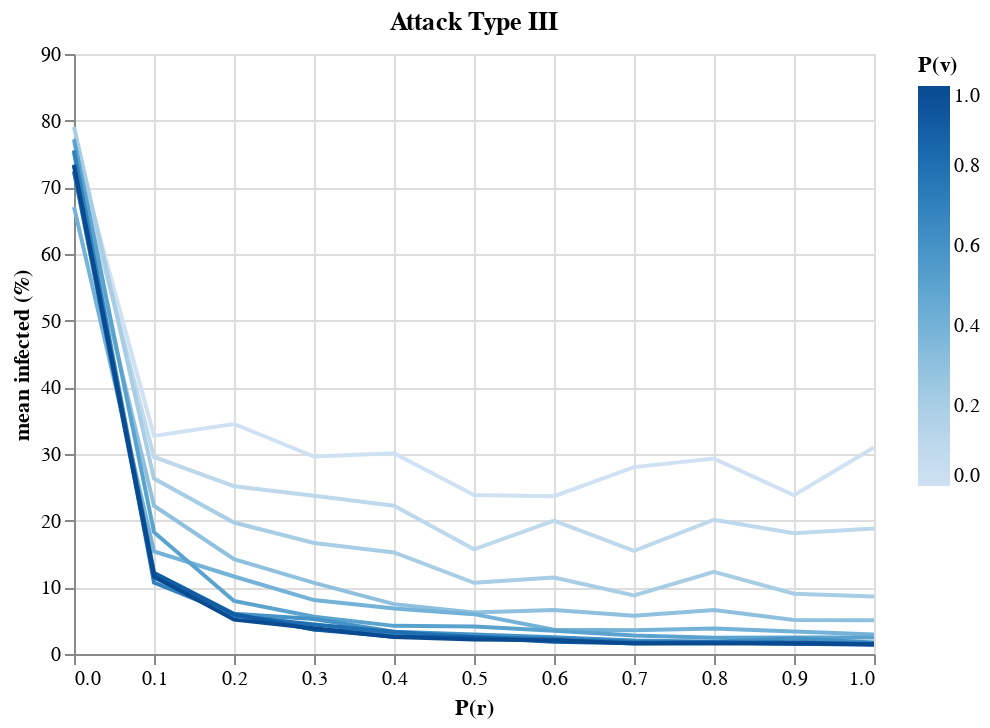

The code cell stored with this chart in its notebook:
### Code cell
c

### Figure 1 — Vega-Lite specification as saved in the notebook (floating-point values rounded to 4 significant figures)
{"config": {"view": {"continuousWidth": 400, "continuousHeight": 300}}, "data": {"name": "data-245ead30ae1f4e26a8f83766c2e477bc"}, "mark": "line", "encoding": {"color": {"type": "quantitative", "field": "vaccination_prob", "title": "P(v)"}, "x": {"type": "quantitative", "field": "prebunking_prob", "title": "P(r)"}, "y": {"type": "quantitative", "field": "mean_infected", "scale": {"domain": [0, 90]}, "title": "mean infected (%)"}}, "title": "Attack Type III", "$schema": "https://vega.github.io/schema/vega-lite/v4.8.1.json", "datasets": {"data-245ead30ae1f4e26a8f83766c2e477bc": [{"prebunking_prob": 0.0, "vaccination_prob": 0.0, "attack_kind": 2, "mean_susceptible": 22.23, "mean_infected": 76.77, "mean_resistant": 1.0, "mean_infected_prop": 0.7677}, {"prebunking_prob": 0.0, "vaccination_prob": 0.1, "attack_kind": 2, "mean_susceptible": 23.44, "mean_infected": 75.56, "mean_resistant": 1.0, "mean_infected_prop": 0.7556}, {"prebunking_prob": 0.0, "vaccination_prob": 0.2, "attack_kind": 2, "mean_susceptible": 19.96, "mean_infected": 79.04, "mean_resistant": 1.0, "mean_infected_prop": 0.7904}, {"prebunking_prob": 0.0, "vaccination_prob": 0.3, "attack_kind": 2, "mean_susceptible": 26.83, "mean_infected": 72.17, "mean_resistant": 1.0, "mean_infected_prop": 0.7217}, {"prebunking_prob": 0.0, "vaccination_prob": 0.4, "attack_kind": 2, "mean_susceptible": 31.95, "mean_infected": 67.05, "mean_resistant": 1.0, "mean_infected_prop": 0.6705}, {"prebunking_prob": 0.0, "vaccination_prob": 0.5, "attack_kind": 2, "mean_susceptible": 21.79, "mean_infected": 77.21, "mean_resistant": 1.0, "mean_infected_prop": 0.7721}, {"prebunking_prob": 0.0, "vaccination_prob": 0.6, "attack_kind": 2, "mean_susceptible": 23.73, "mean_infected": 75.27, "mean_resistant": 1.0, "mean_infected_prop": 0.7527}, {"prebunking_prob": 0.0, "vaccination_prob": 0.7, "attack_kind": 2, "mean_susceptible": 23.47, "mean_infected": 75.53, "mean_resistant": 1.0, "mean_infected_prop": 0.7553}, {"prebunking_prob": 0.0, "vaccination_prob": 0.8, "attack_kind": 2, "mean_susceptible": 26.58, "mean_infected": 72.42, "mean_resistant": 1.0, "mean_infected_prop": 0.7242}, {"prebunking_prob": 0.0, "vaccination_prob": 0.9, "attack_kind": 2, "mean_susceptible": 25.61, "mean_infected": 73.39, "mean_resistant": 1.0, "mean_infected_prop": 0.7339}, {"prebunking_prob": 0.0, "vaccination_prob": 1.0, "attack_kind": 2, "mean_susceptible": 25.79, "mean_infected": 73.21, "mean_resistant": 1.0, "mean_infected_prop": 0.7321}, {"prebunking_prob": 0.1, "vaccination_prob": 0.0, "attack_kind": 2, "mean_susceptible": 16.2, "mean_infected": 32.72, "mean_resistant": 51.08, "mean_infected_prop": 0.3272}, {"prebunking_prob": 0.1, "vaccination_prob": 0.1, "attack_kind": 2, "mean_susceptible": 11.81, "mean_infected": 29.55, "mean_resistant": 58.64, "mean_infected_prop": 0.2955}, {"prebunking_prob": 0.1, "vaccination_prob": 0.2, "attack_kind": 2, "mean_susceptible": 7.91, "mean_infected": 26.31, "mean_resistant": 65.78, "mean_infected_prop": 0.2631}, {"prebunking_prob": 0.1, "vaccination_prob": 0.3, "attack_kind": 2, "mean_susceptible": 3.89, "mean_infected": 22.24, "mean_resistant": 73.87, "mean_infected_prop": 0.2224}, {"prebunking_prob": 0.1, "vaccination_prob": 0.4, "attack_kind": 2, "mean_susceptible": 4.02, "mean_infected": 15.38, "mean_resistant": 80.6, "mean_infected_prop": 0.1538}, {"prebunking_prob": 0.1, "vaccination_prob": 0.5, "attack_kind": 2, "mean_susceptible": 1.11, "mean_infected": 18.27, "mean_resistant": 80.62, "mean_infected_prop": 0.1827}, {"prebunking_prob": 0.1, "vaccination_prob": 0.6, "attack_kind": 2, "mean_susceptible": 0.4, "mean_infected": 12.17, "mean_resistant": 87.43, "mean_infected_prop": 0.1217}, {"prebunking_prob": 0.1, "vaccination_prob": 0.7, "attack_kind": 2, "mean_susceptible": 0.08, "mean_infected": 10.71, "mean_resistant": 89.21, "mean_infected_prop": 0.1071}, {"prebunking_prob": 0.1, "vaccination_prob": 0.8, "attack_kind": 2, "mean_susceptible": 0.03, "mean_infected": 11.51, "mean_resistant": 88.46, "mean_infected_prop": 0.1151}, {"prebunking_prob": 0.1, "vaccination_prob": 0.9, "attack_kind": 2, "mean_susceptible": 0.0, "mean_infected": 12.13, "mean_resistant": 87.87, "mean_infected_prop": 0.1213}, {"prebunking_prob": 0.1, "vaccination_prob": 1.0, "attack_kind": 2, "mean_susceptible": 0.0, "mean_infected": 11.64, "mean_resistant": 88.36, "mean_infected_prop": 0.1164}, {"prebunking_prob": 0.2, "vaccination_prob": 0.0, "attack_kind": 2, "mean_susceptible": 15.95, "mean_infected": 34.5, "mean_resistant": 49.55, "mean_infected_prop": 0.345}, {"prebunking_prob": 0.2, "vaccination_prob": 0.1, "attack_kind": 2, "mean_susceptible": 14.94, "mean_infected": 25.17, "mean_resistant": 59.89, "mean_infected_prop": 0.2517}, {"prebunking_prob": 0.2, "vaccination_prob": 0.2, "attack_kind": 2, "mean_susceptible": 10.32, "mean_infected": 19.72, "mean_resistant": 69.96, "mean_infected_prop": 0.1972}, {"prebunking_prob": 0.2, "vaccination_prob": 0.3, "attack_kind": 2, "mean_susceptible": 6.09, "mean_infected": 14.24, "mean_resistant": 79.67, "mean_infected_prop": 0.1424}, {"prebunking_prob": 0.2, "vaccination_prob": 0.4, "attack_kind": 2, "mean_susceptible": 2.91, "mean_infected": 11.63, "mean_resistant": 85.46, "mean_infected_prop": 0.1163}, {"prebunking_prob": 0.2, "vaccination_prob": 0.5, "attack_kind": 2, "mean_susceptible": 1.65, "mean_infected": 7.95, "mean_resistant": 90.4, "mean_infected_prop": 0.0795}, {"prebunking_prob": 0.2, "vaccination_prob": 0.6, "attack_kind": 2, "mean_susceptible": 0.43, "mean_infected": 6.02, "mean_resistant": 93.55, "mean_infected_prop": 0.0602}, {"prebunking_prob": 0.2, "vaccination_prob": 0.7, "attack_kind": 2, "mean_susceptible": 0.09, "mean_infected": 5.89, "mean_resistant": 94.02, "mean_infected_prop": 0.0589}, {"prebunking_prob": 0.2, "vaccination_prob": 0.8, "attack_kind": 2, "mean_susceptible": 0.01, "mean_infected": 5.73, "mean_resistant": 94.26, "mean_infected_prop": 0.0573}, {"prebunking_prob": 0.2, "vaccination_prob": 0.9, "attack_kind": 2, "mean_susceptible": 0.0, "mean_infected": 5.97, "mean_resistant": 94.03, "mean_infected_prop": 0.0597}, {"prebunking_prob": 0.2, "vaccination_prob": 1.0, "attack_kind": 2, "mean_susceptible": 0.0, "mean_infected": 5.15, "mean_resistant": 94.85, "mean_infected_prop": 0.0515}, {"prebunking_prob": 0.3, "vaccination_prob": 0.0, "attack_kind": 2, "mean_susceptible": 20.96, "mean_infected": 29.62, "mean_resistant": 49.42, "mean_infected_prop": 0.2962}, {"prebunking_prob": 0.3, "vaccination_prob": 0.1, "attack_kind": 2, "mean_susceptible": 15.24, "mean_infected": 23.75, "mean_resistant": 61.01, "mean_infected_prop": 0.2375}, {"prebunking_prob": 0.3, "vaccination_prob": 0.2, "attack_kind": 2, "mean_susceptible": 11.12, "mean_infected": 16.65, "mean_resistant": 72.23, "mean_infected_prop": 0.1665}, {"prebunking_prob": 0.3, "vaccination_prob": 0.3, "attack_kind": 2, "mean_susceptible": 6.61, "mean_infected": 10.67, "mean_resistant": 82.72, "mean_infected_prop": 0.1067}, {"prebunking_prob": 0.3, "vaccination_prob": 0.4, "attack_kind": 2, "mean_susceptible": 3.39, "mean_infected": 8.09, "mean_resistant": 88.52, "mean_infected_prop": 0.0809}, {"prebunking_prob": 0.3, "vaccination_prob": 0.5, "attack_kind": 2, "mean_susceptible": 1.55, "mean_infected": 5.58, "mean_resistant": 92.87, "mean_infected_prop": 0.0558}, {"prebunking_prob": 0.3, "vaccination_prob": 0.6, "attack_kind": 2, "mean_susceptible": 0.47, "mean_infected": 5.24, "mean_resistant": 94.29, "mean_infected_prop": 0.0524}, {"prebunking_prob": 0.3, "vaccination_prob": 0.7, "attack_kind": 2, "mean_susceptible": 0.09, "mean_infected": 3.67, "mean_resistant": 96.24, "mean_infected_prop": 0.0367}, {"prebunking_prob": 0.3, "vaccination_prob": 0.8, "attack_kind": 2, "mean_susceptible": 0.01, "mean_infected": 4.41, "mean_resistant": 95.58, "mean_infected_prop": 0.0441}, {"prebunking_prob": 0.3, "vaccination_prob": 0.9, "attack_kind": 2, "mean_susceptible": 0.0, "mean_infected": 3.68, "mean_resistant": 96.32, "mean_infected_prop": 0.0368}, {"prebunking_prob": 0.3, "vaccination_prob": 1.0, "attack_kind": 2, "mean_susceptible": 0.0, "mean_infected": 3.86, "mean_resistant": 96.14, "mean_infected_prop": 0.0386}, {"prebunking_prob": 0.4, "vaccination_prob": 0.0, "attack_kind": 2, "mean_susceptible": 18.99, "mean_infected": 30.12, "mean_resistant": 50.89, "mean_infected_prop": 0.3012}, {"prebunking_prob": 0.4, "vaccination_prob": 0.1, "attack_kind": 2, "mean_susceptible": 13.85, "mean_infected": 22.25, "mean_resistant": 63.9, "mean_infected_prop": 0.2225}, {"prebunking_prob": 0.4, "vaccination_prob": 0.2, "attack_kind": 2, "mean_susceptible": 12.57, "mean_infected": 15.23, "mean_resistant": 72.2, "mean_infected_prop": 0.1523}, {"prebunking_prob": 0.4, "vaccination_prob": 0.3, "attack_kind": 2, "mean_susceptible": 7.52, "mean_infected": 7.48, "mean_resistant": 85.0, "mean_infected_prop": 0.0748}, {"prebunking_prob": 0.4, "vaccination_prob": 0.4, "attack_kind": 2, "mean_susceptible": 2.6, "mean_infected": 6.84, "mean_resistant": 90.56, "mean_infected_prop": 0.0684}, {"prebunking_prob": 0.4, "vaccination_prob": 0.5, "attack_kind": 2, "mean_susceptible": 1.54, "mean_infected": 4.22, "mean_resistant": 94.24, "mean_infected_prop": 0.0422}, {"prebunking_prob": 0.4, "vaccination_prob": 0.6, "attack_kind": 2, "mean_susceptible": 0.33, "mean_infected": 3.34, "mean_resistant": 96.33, "mean_infected_prop": 0.0334}, {"prebunking_prob": 0.4, "vaccination_prob": 0.7, "attack_kind": 2, "mean_susceptible": 0.09, "mean_infected": 3.16, "mean_resistant": 96.75, "mean_infected_prop": 0.0316}, {"prebunking_prob": 0.4, "vaccination_prob": 0.8, "attack_kind": 2, "mean_susceptible": 0.0, "mean_infected": 3.3, "mean_resistant": 96.7, "mean_infected_prop": 0.033}, {"prebunking_prob": 0.4, "vaccination_prob": 0.9, "attack_kind": 2, "mean_susceptible": 0.0, "mean_infected": 2.59, "mean_resistant": 97.41, "mean_infected_prop": 0.0259}, {"prebunking_prob": 0.4, "vaccination_prob": 1.0, "attack_kind": 2, "mean_susceptible": 0.0, "mean_infected": 2.54, "mean_resistant": 97.46, "mean_infected_prop": 0.0254}, {"prebunking_prob": 0.5, "vaccination_prob": 0.0, "attack_kind": 2, "mean_susceptible": 23.41, "mean_infected": 23.84, "mean_resistant": 52.75, "mean_infected_prop": 0.2384}, {"prebunking_prob": 0.5, "vaccination_prob": 0.1, "attack_kind": 2, "mean_susceptible": 20.49, "mean_infected": 15.7, "mean_resistant": 63.81, "mean_infected_prop": 0.157}, {"prebunking_prob": 0.5, "vaccination_prob": 0.2, "attack_kind": 2, "mean_susceptible": 14.81, "mean_infected": 10.68, "mean_resistant": 74.51, "mean_infected_prop": 0.1068}, {"prebunking_prob": 0.5, "vaccination_prob": 0.3, "attack_kind": 2, "mean_susceptible": 8.7, "mean_infected": 6.22, "mean_resistant": 85.08, "mean_infected_prop": 0.0622}, {"prebunking_prob": 0.5, "vaccination_prob": 0.4, "attack_kind": 2, "mean_susceptible": 3.17, "mean_infected": 5.98, "mean_resistant": 90.85, "mean_infected_prop": 0.0598}, {"prebunking_prob": 0.5, "vaccination_prob": 0.5, "attack_kind": 2, "mean_susceptible": 1.4, "mean_infected": 4.12, "mean_resistant": 94.48, "mean_infected_prop": 0.0412}, {"prebunking_prob": 0.5, "vaccination_prob": 0.6, "attack_kind": 2, "mean_susceptible": 0.48, "mean_infected": 2.92, "mean_resistant": 96.6, "mean_infected_prop": 0.0292}, {"prebunking_prob": 0.5, "vaccination_prob": 0.7, "attack_kind": 2, "mean_susceptible": 0.1, "mean_infected": 2.53, "mean_resistant": 97.37, "mean_infected_prop": 0.0253}, {"prebunking_prob": 0.5, "vaccination_prob": 0.8, "attack_kind": 2, "mean_susceptible": 0.01, "mean_infected": 2.54, "mean_resistant": 97.45, "mean_infected_prop": 0.0254}, {"prebunking_prob": 0.5, "vaccination_prob": 0.9, "attack_kind": 2, "mean_susceptible": 0.0, "mean_infected": 2.46, "mean_resistant": 97.54, "mean_infected_prop": 0.0246}, {"prebunking_prob": 0.5, "vaccination_prob": 1.0, "attack_kind": 2, "mean_susceptible": 0.0, "mean_infected": 2.19, "mean_resistant": 97.81, "mean_infected_prop": 0.0219}, {"prebunking_prob": 0.6, "vaccination_prob": 0.0, "attack_kind": 2, "mean_susceptible": 26.22, "mean_infected": 23.68, "mean_resistant": 50.1, "mean_infected_prop": 0.2368}, {"prebunking_prob": 0.6, "vaccination_prob": 0.1, "attack_kind": 2, "mean_susceptible": 15.54, "mean_infected": 20.0, "mean_resistant": 64.46, "mean_infected_prop": 0.2}, {"prebunking_prob": 0.6, "vaccination_prob": 0.2, "attack_kind": 2, "mean_susceptible": 13.73, "mean_infected": 11.48, "mean_resistant": 74.79, "mean_infected_prop": 0.1148}, {"prebunking_prob": 0.6, "vaccination_prob": 0.3, "attack_kind": 2, "mean_susceptible": 8.85, "mean_infected": 6.6, "mean_resistant": 84.55, "mean_infected_prop": 0.066}, {"prebunking_prob": 0.6, "vaccination_prob": 0.4, "attack_kind": 2, "mean_susceptible": 3.67, "mean_infected": 3.63, "mean_resistant": 92.7, "mean_infected_prop": 0.0363}, {"prebunking_prob": 0.6, "vaccination_prob": 0.5, "attack_kind": 2, "mean_susceptible": 1.35, "mean_infected": 3.48, "mean_resistant": 95.17, "mean_infected_prop": 0.0348}, {"prebunking_prob": 0.6, "vaccination_prob": 0.6, "attack_kind": 2, "mean_susceptible": 0.81, "mean_infected": 2.51, "mean_resistant": 96.68, "mean_infected_prop": 0.0251}, {"prebunking_prob": 0.6, "vaccination_prob": 0.7, "attack_kind": 2, "mean_susceptible": 0.15, "mean_infected": 2.29, "mean_resistant": 97.56, "mean_infected_prop": 0.0229}, {"prebunking_prob": 0.6, "vaccination_prob": 0.8, "attack_kind": 2, "mean_susceptible": 0.04, "mean_infected": 2.15, "mean_resistant": 97.81, "mean_infected_prop": 0.0215}, {"prebunking_prob": 0.6, "vaccination_prob": 0.9, "attack_kind": 2, "mean_susceptible": 0.0, "mean_infected": 1.84, "mean_resistant": 98.16, "mean_infected_prop": 0.0184}, {"prebunking_prob": 0.6, "vaccination_prob": 1.0, "attack_kind": 2, "mean_susceptible": 0.0, "mean_infected": 2.08, "mean_resistant": 97.92, "mean_infected_prop": 0.0208}, {"prebunking_prob": 0.7, "vaccination_prob": 0.0, "attack_kind": 2, "mean_susceptible": 22.94, "mean_infected": 28.03, "mean_resistant": 49.03, "mean_infected_prop": 0.2803}, {"prebunking_prob": 0.7, "vaccination_prob": 0.1, "attack_kind": 2, "mean_susceptible": 20.05, "mean_infected": 15.48, "mean_resistant": 64.47, "mean_infected_prop": 0.1548}, {"prebunking_prob": 0.7, "vaccination_prob": 0.2, "attack_kind": 2, "mean_susceptible": 13.53, "mean_infected": 8.8, "mean_resistant": 77.67, "mean_infected_prop": 0.088}, {"prebunking_prob": 0.7, "vaccination_prob": 0.3, "attack_kind": 2, "mean_susceptible": 8.37, "mean_infected": 5.74, "mean_resistant": 85.89, "mean_infected_prop": 0.0574}, {"prebunking_prob": 0.7, "vaccination_prob": 0.4, "attack_kind": 2, "mean_susceptible": 4.08, "mean_infected": 3.58, "mean_resistant": 92.34, "mean_infected_prop": 0.0358}, {"prebunking_prob": 0.7, "vaccination_prob": 0.5, "attack_kind": 2, "mean_susceptible": 1.52, "mean_infected": 2.79, "mean_resistant": 95.69, "mean_infected_prop": 0.0279}, {"prebunking_prob": 0.7, "vaccination_prob": 0.6, "attack_kind": 2, "mean_susceptible": 0.48, "mean_infected": 2.01, "mean_resistant": 97.51, "mean_infected_prop": 0.0201}, {"prebunking_prob": 0.7, "vaccination_prob": 0.7, "attack_kind": 2, "mean_susceptible": 0.11, "mean_infected": 1.83, "mean_resistant": 98.06, "mean_infected_prop": 0.0183}, {"prebunking_prob": 0.7, "vaccination_prob": 0.8, "attack_kind": 2, "mean_susceptible": 0.02, "mean_infected": 1.7, "mean_resistant": 98.28, "mean_infected_prop": 0.017}, {"prebunking_prob": 0.7, "vaccination_prob": 0.9, "attack_kind": 2, "mean_susceptible": 0.0, "mean_infected": 1.63, "mean_resistant": 98.37, "mean_infected_prop": 0.0163}, {"prebunking_prob": 0.7, "vaccination_prob": 1.0, "attack_kind": 2, "mean_susceptible": 0.0, "mean_infected": 1.58, "mean_resistant": 98.42, "mean_infected_prop": 0.0158}, {"prebunking_prob": 0.8, "vaccination_prob": 0.0, "attack_kind": 2, "mean_susceptible": 20.13, "mean_infected": 29.31, "mean_resistant": 50.56, "mean_infected_prop": 0.2931}, {"prebunking_prob": 0.8, "vaccination_prob": 0.1, "attack_kind": 2, "mean_susceptible": 18.07, "mean_infected": 20.14, "mean_resistant": 61.79, "mean_infected_prop": 0.2014}, {"prebunking_prob": 0.8, "vaccination_prob": 0.2, "attack_kind": 2, "mean_susceptible": 12.75, "mean_infected": 12.33, "mean_resistant": 74.92, "mean_infected_prop": 0.1233}, {"prebunking_prob": 0.8, "vaccination_prob": 0.3, "attack_kind": 2, "mean_susceptible": 7.91, "mean_infected": 6.59, "mean_resistant": 85.5, "mean_infected_prop": 0.0659}, {"prebunking_prob": 0.8, "vaccination_prob": 0.4, "attack_kind": 2, "mean_susceptible": 3.52, "mean_infected": 3.81, "mean_resistant": 92.67, "mean_infected_prop": 0.0381}, {"prebunking_prob": 0.8, "vaccination_prob": 0.5, "attack_kind": 2, "mean_susceptible": 1.56, "mean_infected": 2.45, "mean_resistant": 95.99, "mean_infected_prop": 0.0245}, {"prebunking_prob": 0.8, "vaccination_prob": 0.6, "attack_kind": 2, "mean_susceptible": 0.69, "mean_infected": 1.83, "mean_resistant": 97.48, "mean_infected_prop": 0.0183}, {"prebunking_prob": 0.8, "vaccination_prob": 0.7, "attack_kind": 2, "mean_susceptible": 0.1, "mean_infected": 1.71, "mean_resistant": 98.19, "mean_infected_prop": 0.0171}, {"prebunking_prob": 0.8, "vaccination_prob": 0.8, "attack_kind": 2, "mean_susceptible": 0.0, "mean_infected": 1.78, "mean_resistant": 98.22, "mean_infected_prop": 0.0178}, {"prebunking_prob": 0.8, "vaccination_prob": 0.9, "attack_kind": 2, "mean_susceptible": 0.0, "mean_infected": 1.68, "mean_resistant": 98.32, "mean_infected_prop": 0.0168}, {"prebunking_prob": 0.8, "vaccination_prob": 1.0, "attack_kind": 2, "mean_susceptible": 0.0, "mean_infected": 1.58, "mean_resistant": 98.42, "mean_infected_prop": 0.0158}, {"prebunking_prob": 0.9, "vaccination_prob": 0.0, "attack_kind": 2, "mean_susceptible": 27.01, "mean_infected": 23.81, "mean_resistant": 49.18, "mean_infected_prop": 0.2381}, {"prebunking_prob": 0.9, "vaccination_prob": 0.1, "attack_kind": 2, "mean_susceptible": 19.06, "mean_infected": 18.11, "mean_resistant": 62.83, "mean_infected_prop": 0.1811}, {"prebunking_prob": 0.9, "vaccination_prob": 0.2, "attack_kind": 2, "mean_susceptible": 14.06, "mean_infected": 9.05, "mean_resistant": 76.89, "mean_infected_prop": 0.0905}, {"prebunking_prob": 0.9, "vaccination_prob": 0.3, "attack_kind": 2, "mean_susceptible": 8.18, "mean_infected": 5.11, "mean_resistant": 86.71, "mean_infected_prop": 0.0511}, {"prebunking_prob": 0.9, "vaccination_prob": 0.4, "attack_kind": 2, "mean_susceptible": 3.83, "mean_infected": 3.37, "mean_resistant": 92.8, "mean_infected_prop": 0.0337}, {"prebunking_prob": 0.9, "vaccination_prob": 0.5, "attack_kind": 2, "mean_susceptible": 1.14, "mean_infected": 2.49, "mean_resistant": 96.37, "mean_infected_prop": 0.0249}, {"prebunking_prob": 0.9, "vaccination_prob": 0.6, "attack_kind": 2, "mean_susceptible": 0.4, "mean_infected": 2.31, "mean_resistant": 97.29, "mean_infected_prop": 0.0231}, {"prebunking_prob": 0.9, "vaccination_prob": 0.7, "attack_kind": 2, "mean_susceptible": 0.05, "mean_infected": 1.54, "mean_resistant": 98.41, "mean_infected_prop": 0.0154}, {"prebunking_prob": 0.9, "vaccination_prob": 0.8, "attack_kind": 2, "mean_susceptible": 0.01, "mean_infected": 1.52, "mean_resistant": 98.47, "mean_infected_prop": 0.0152}, {"prebunking_prob": 0.9, "vaccination_prob": 0.9, "attack_kind": 2, "mean_susceptible": 0.0, "mean_infected": 1.71, "mean_resistant": 98.29, "mean_infected_prop": 0.0171}, {"prebunking_prob": 0.9, "vaccination_prob": 1.0, "attack_kind": 2, "mean_susceptible": 0.0, "mean_infected": 1.59, "mean_resistant": 98.41, "mean_infected_prop": 0.0159}, {"prebunking_prob": 1.0, "vaccination_prob": 0.0, "attack_kind": 2, "mean_susceptible": 18.58, "mean_infected": 30.98, "mean_resistant": 50.44, "mean_infected_prop": 0.3098}, {"prebunking_prob": 1.0, "vaccination_prob": 0.1, "attack_kind": 2, "mean_susceptible": 18.36, "mean_infected": 18.83, "mean_resistant": 62.81, "mean_infected_prop": 0.1883}, {"prebunking_prob": 1.0, "vaccination_prob": 0.2, "attack_kind": 2, "mean_susceptible": 12.91, "mean_infected": 8.63, "mean_resistant": 78.46, "mean_infected_prop": 0.0863}, {"prebunking_prob": 1.0, "vaccination_prob": 0.3, "attack_kind": 2, "mean_susceptible": 8.96, "mean_infected": 5.07, "mean_resistant": 85.97, "mean_infected_prop": 0.0507}, {"prebunking_prob": 1.0, "vaccination_prob": 0.4, "attack_kind": 2, "mean_susceptible": 4.04, "mean_infected": 2.94, "mean_resistant": 93.02, "mean_infected_prop": 0.0294}, {"prebunking_prob": 1.0, "vaccination_prob": 0.5, "attack_kind": 2, "mean_susceptible": 1.98, "mean_infected": 2.48, "mean_resistant": 95.54, "mean_infected_prop": 0.0248}, {"prebunking_prob": 1.0, "vaccination_prob": 0.6, "attack_kind": 2, "mean_susceptible": 0.68, "mean_infected": 1.71, "mean_resistant": 97.61, "mean_infected_prop": 0.0171}, {"prebunking_prob": 1.0, "vaccination_prob": 0.7, "attack_kind": 2, "mean_susceptible": 0.06, "mean_infected": 1.63, "mean_resistant": 98.31, "mean_infected_prop": 0.0163}, {"prebunking_prob": 1.0, "vaccination_prob": 0.8, "attack_kind": 2, "mean_susceptible": 0.0, "mean_infected": 1.38, "mean_resistant": 98.62, "mean_infected_prop": 0.0138}, {"prebunking_prob": 1.0, "vaccination_prob": 0.9, "attack_kind": 2, "mean_susceptible": 0.0, "mean_infected": 1.45, "mean_resistant": 98.55, "mean_infected_prop": 0.0145}, {"prebunking_prob": 1.0, "vaccination_prob": 1.0, "attack_kind": 2, "mean_susceptible": 0.0, "mean_infected": 1.46, "mean_resistant": 98.54, "mean_infected_prop": 0.0146}]}}
